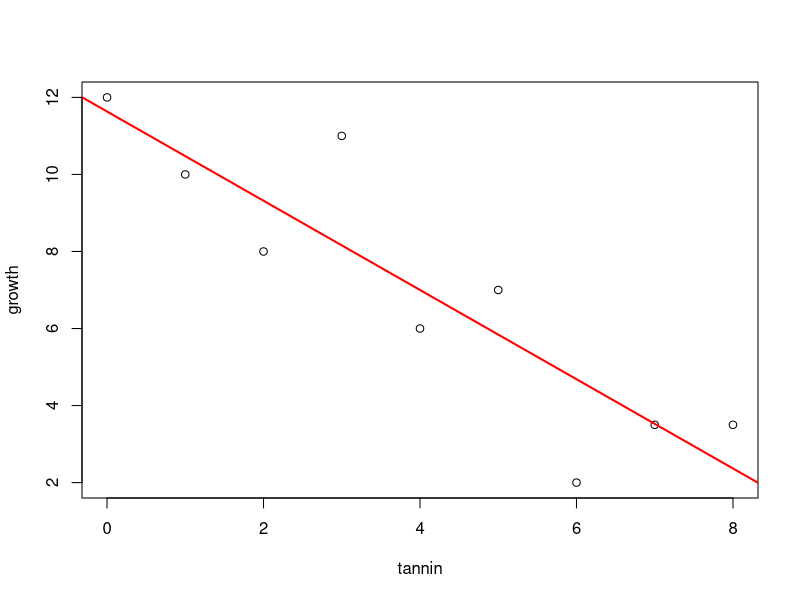

Write the R code that produced this figure.
## ---- chunk 1
growth = c(12, 10, 8, 11, 6, 7, 2, 3.5, 3.5)
tannin = 0:8
## ---- chunk 2
lm.result <- lm(growth ~ tannin)
summary(lm.result)
plot(growth ~ tannin)
abline(coef(lm.result), lwd=2, col="red")
## ---- chunk 3
t = (-1.1583 - (-1.5))/0.2236
t
pt(t, 7, lower.tail = FALSE)
## ---- chunk 4
confint(lm.result)
